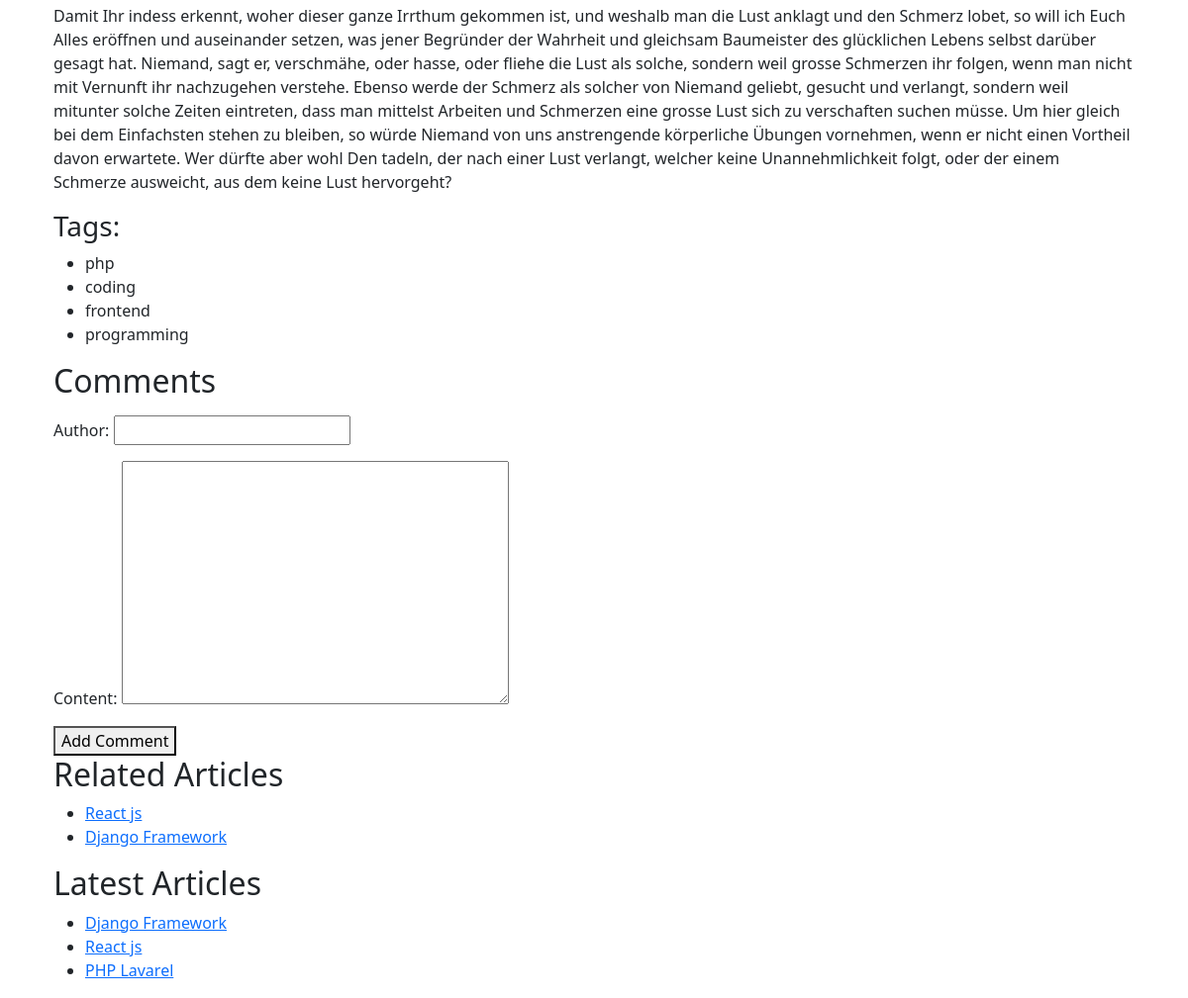
Before: /blog/1/ (lower part) with the older database file.
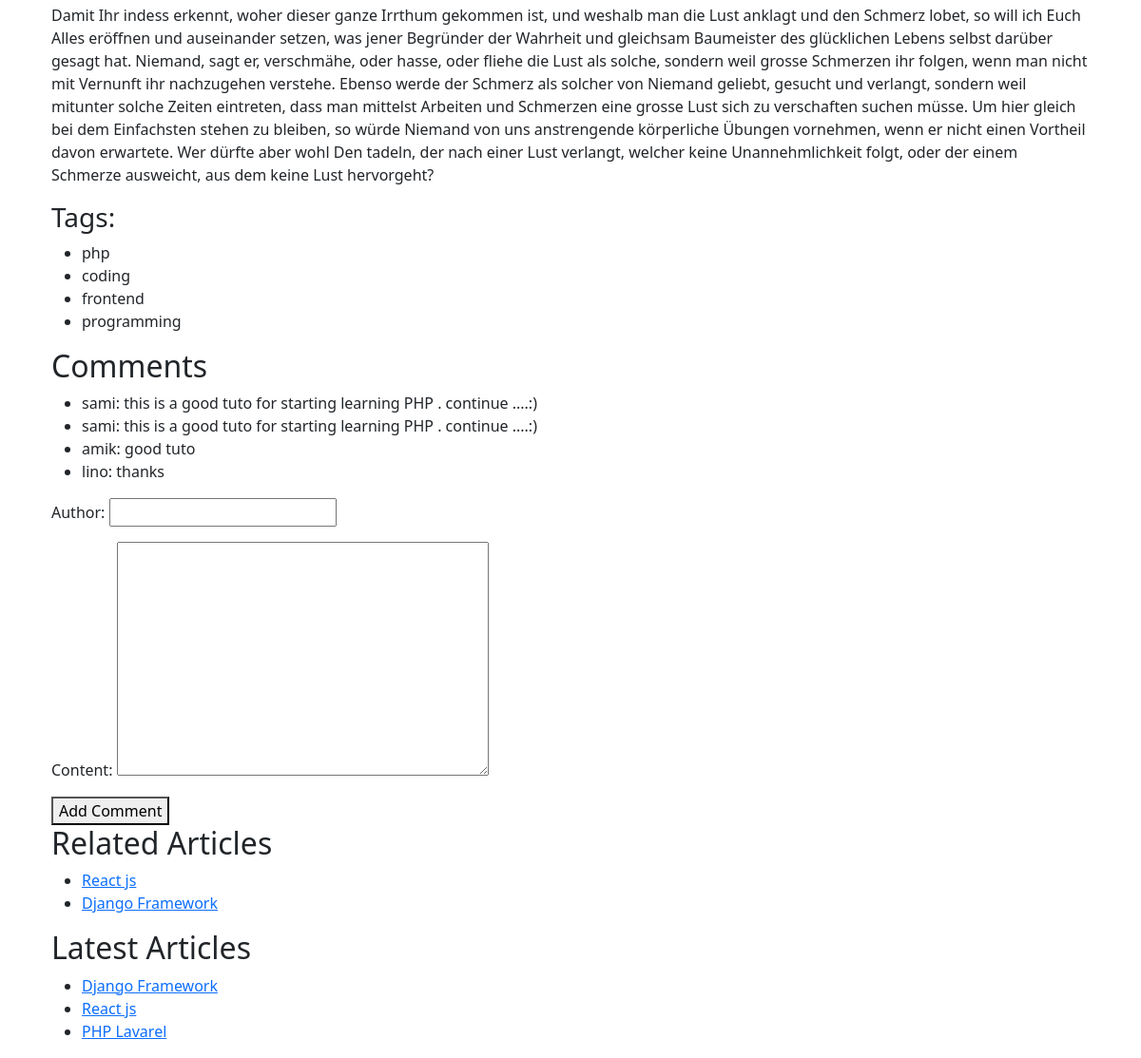
After: the same page with the newer database file.
### blog/models.py (models this page shows, shortened)
class Tag(models.Model):
    name = models.CharField(max_length=30)

class Article(models.Model):
    title = models.CharField(max_length=255)
    content = models.TextField()
    author = models.ForeignKey(User, on_delete=models.CASCADE, related_name="articles")
    tags = models.ManyToManyField(Tag, related_name="articles")
    created_at = models.DateTimeField(auto_now_add=True)
    updated_at = models.DateTimeField(auto_now=True)
    slug = models.SlugField(default="", null=False)
    image = models.ImageField(upload_to='uploads/')
    def related_articles(self):
        return Article.objects.filter(tags__in=self.tags.all()).exclude(id=self.id).distinct()[:3]  # Limit to 3 related articles
    def latest_articles(self):
        return Article.objects.order_by('-created_at')[:3]  # Latest 3 articles

class Comment(models.Model):
    article = models.ForeignKey(Article, related_name='comments', on_delete=models.CASCADE)
    author = models.CharField(max_length=100)
    content = models.TextField()
    created_at = models.DateTimeField(auto_now_add=True)

### blog/views.py (the view)
# urls.py: path('<int:article_id>/', article_detail, name='article_detail'),
def article_detail(request, article_id):
    article = get_object_or_404(Article, id=article_id)
    related_articles = article.related_articles()
    latest_articles = article.latest_articles()
    if request.method == 'POST':
        form = CommentForm(request.POST)
        if form.is_valid():
            comment = form.save(commit=False)
            comment.article = article
            comment.save()
    else:
        form = CommentForm()
    return render(request, 'blog/article_detail.html', {
        'article': article,
        'form': form,
        'related_articles': related_articles,
        'latest_articles': latest_articles
    })

### blog/forms.py
class CommentForm(forms.ModelForm):
    class Meta:
        model = Comment
        fields = ['author', 'content']

### blog/templates/blog/article_detail.html (shortened to what this page needs)
{% extends 'blog/base.html'%}
{% load static %}
    {% block content %}
    <p>{{ article.content }}</p>
    <h3>Tags:</h3>
    <ul>
        {% for tag in article.tags.all %}
            <li>{{ tag.name }}</li>
        {% endfor %}
    </ul>
    <h2>Comments</h2>
    <ul>
        {% for comment in article.comments.all %}
            <li>{{ comment.author }}: {{ comment.content }}</li>
        {% endfor %}
    </ul>
    <form method="post">
        {{ form.as_p }}
        <button type="submit">Add Comment</button>
    </form>
    <h2>Related Articles</h2>
    <ul>
        {% for related_article in related_articles %}
            <li><a href="{% url 'article_detail' related_article.id %}">{{ related_article.title }}</a></li>
        {% endfor %}
    </ul>
    <h2>Latest Articles</h2>
    <ul>
        {% for latest_article in latest_articles %}
            <li><a href="{% url 'article_detail' latest_article.id %}">{{ latest_article.title }}</a></li>
        {% endfor %}
    </ul>
   {% endblock %}

Changed rows visible on the page:
added Comment: author "sami", content "this is a good tuto for starting learning PHP . continue ....:)"
added Comment: author "sami", content "this is a good tuto for starting learning PHP . continue ....:)"
added Comment: author "amik", content "good tuto"
added Comment: author "lino", content "thanks"
